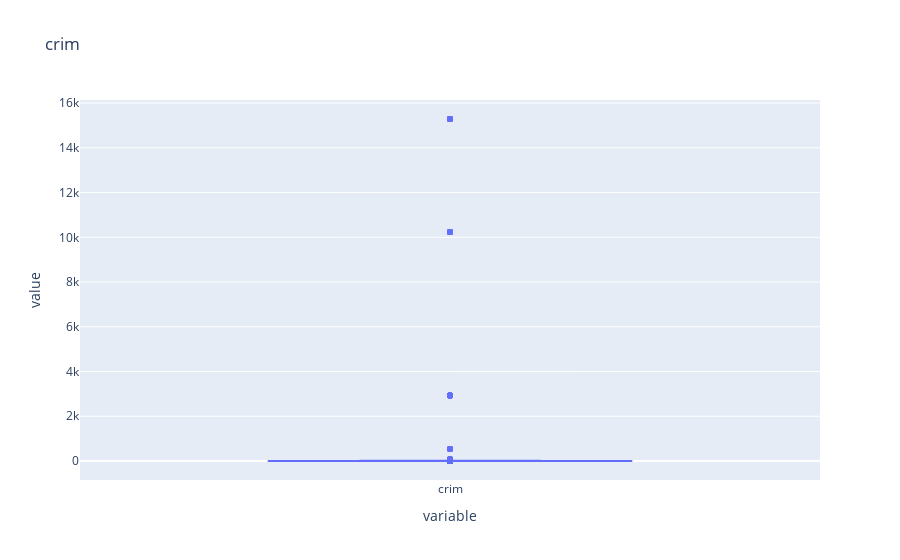

This figure's notebook cell:
### Markdown cell above
Se evidencia que la variable "crim" contiene 388 datos nulos, asi que vamos a proceder a ver la distribucion de los datos para analizar que se puede hacer con los datos faltantes

### Code cell
crim = train['crim'].dropna().astype('float64')
px.box(crim,title = "crim")

### Figure 1 — Plotly figure (JSON) as saved in the notebook; plotly's stock layout.template omitted (floating-point values rounded to 4 significant figures; data arrays with more than 128 entries replaced by an {"elided": "..."} marker saying what was removed)
{"data": [{"alignmentgroup": "True", "hovertemplate": "variable=%{x}<br>value=%{y}<extra></extra>", "legendgroup": "", "marker": {"color": "#636efa"}, "name": "", "notched": false, "offsetgroup": "", "orientation": "v", "showlegend": false, "type": "box", "x": {"elided": "3562 str values"}, "x0": " ", "xaxis": "x", "y": {"elided": "3562 float values"}, "y0": " ", "yaxis": "y"}], "layout": {"boxmode": "group", "legend": {"tracegroupgap": 0}, "title": {"text": "crim"}, "xaxis": {"anchor": "y", "domain": [0, 1], "title": {"text": "variable"}}, "yaxis": {"anchor": "x", "domain": [0, 1], "title": {"text": "value"}}}}
